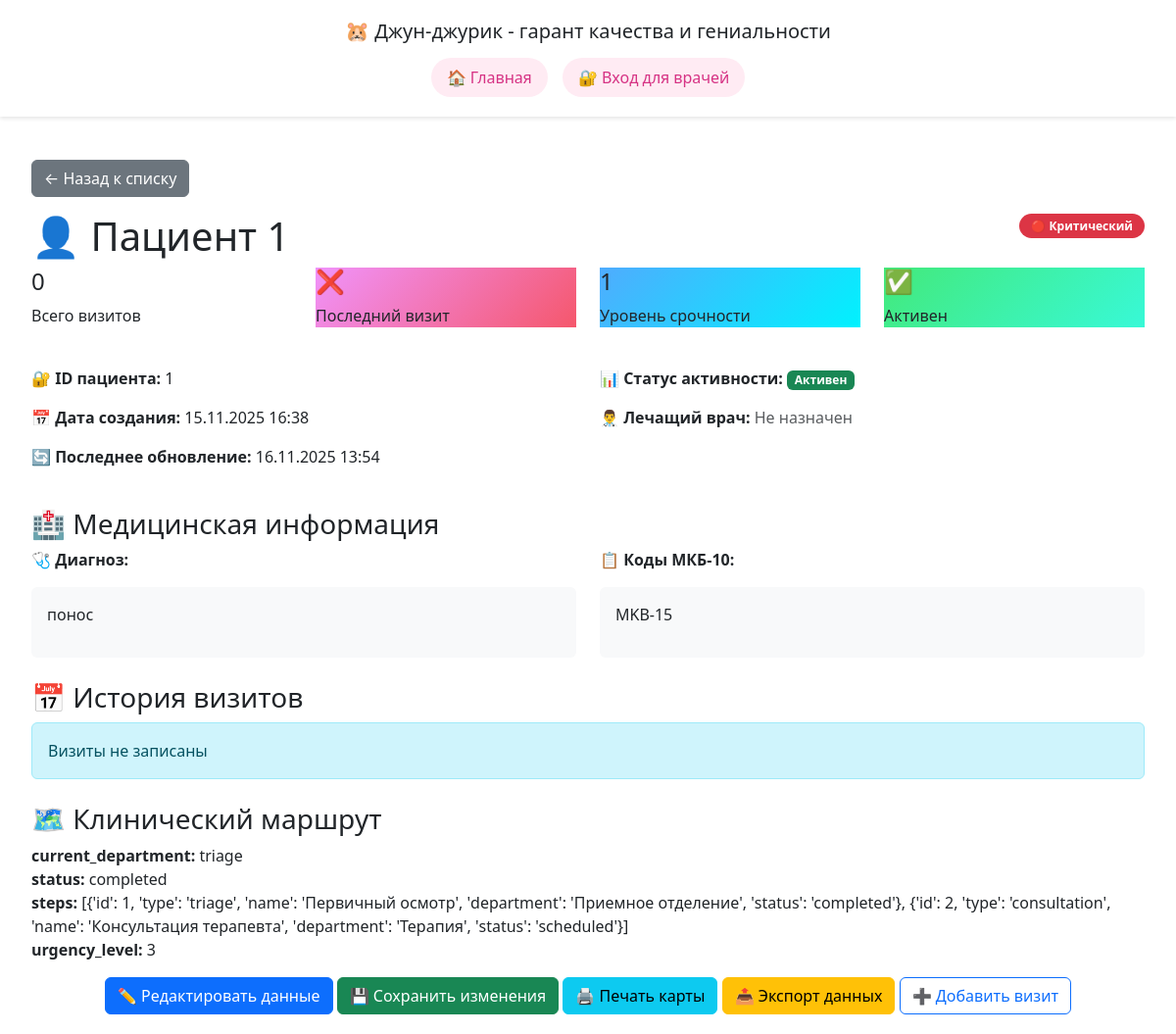
The app's page /patients/1/, older data.
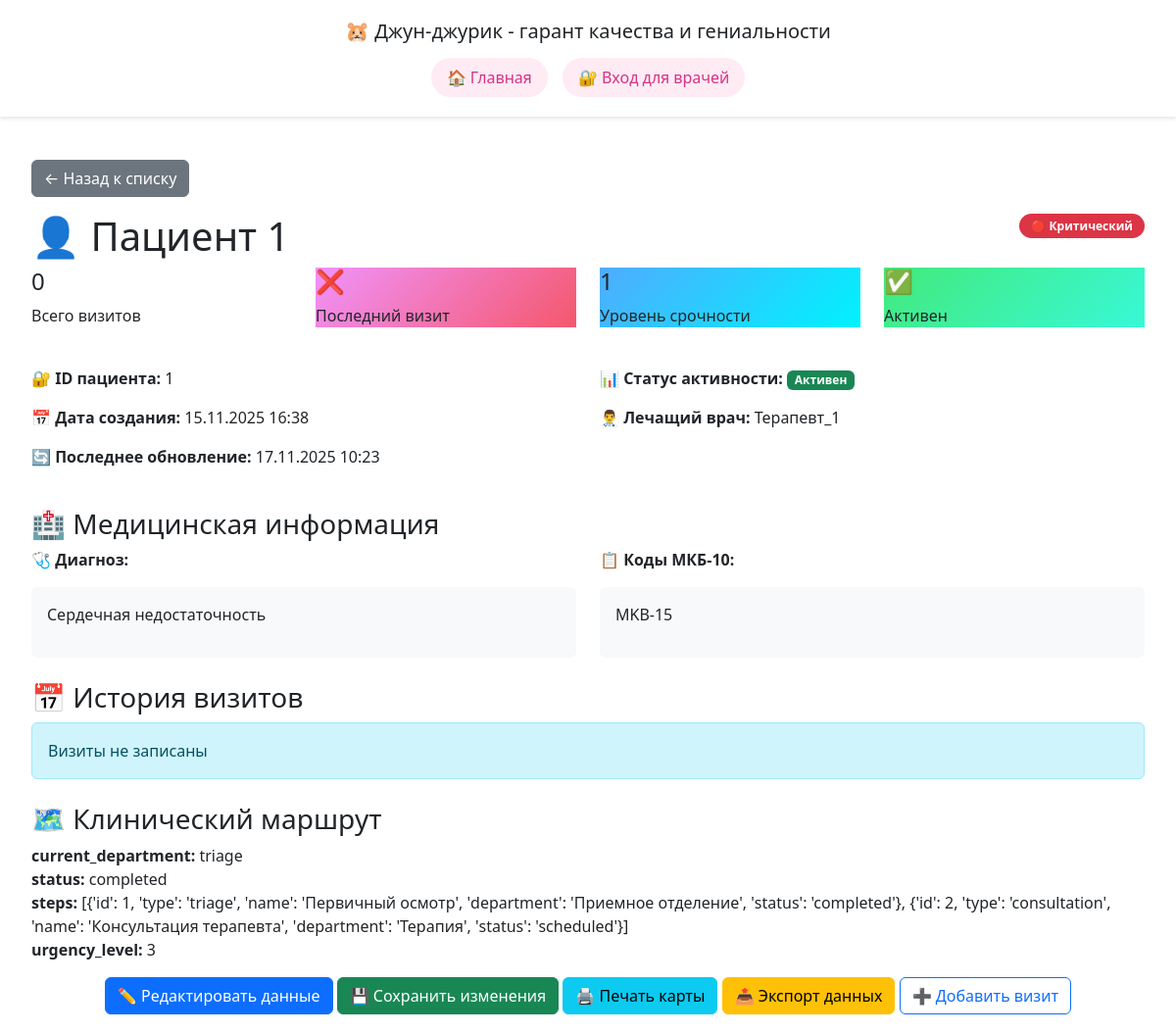
The same page, newer data.
### main/models.py (models this page shows, shortened)
class Patient(models.Model):
    encrypted_id = models.CharField(max_length=50, unique=True, verbose_name="ID пациента")
    encrypted_name = models.TextField(verbose_name="Зашифрованное имя пациента")
    diagnosis = models.TextField(blank=True, verbose_name="Диагноз")
    icd10_codes = models.TextField(blank=True, verbose_name="Коды МКБ-10")
    hilling_doc = models.CharField(max_length=50, blank=True, verbose_name="Лечащий врач")
    urgency_level = models.IntegerField(default=4, verbose_name="Уровень срочности (1-4)")
    emergency_criteria = models.IntegerField(
        default=50,
        verbose_name="Критерий неотложности (1-100)",
        help_text="Оценка неотложности состояния пациента по шкале от 1 до 100",
        validators=[MinValueValidator(1), MaxValueValidator(100)]
    )
    clinical_route = models.JSONField(default=dict, verbose_name="Клинический маршрут")
    visits_data = models.JSONField(
        default=list,
        blank=True,
        verbose_name="Данные визитов"
    )
    created_at = models.DateTimeField(auto_now_add=True)
    updated_at = models.DateTimeField(auto_now=True)
    is_active = models.BooleanField(default=True)
    class Meta:
        ordering = ['-emergency_criteria', 'urgency_level', '-created_at']
    def get_urgency_display(self):
        urgency_map = {
            1: '🔴 Критический',
            2: '🟠 Высокий',
            3: '🟡 Средний',
            4: '🟢 Низкий',
        }
        return urgency_map.get(self.urgency_level, '⚪ Неизвестно')
    def get_visits(self):
        return self.visits_data if self.visits_data else []
    def get_visits_count(self):
        return len(self.get_visits())
    def get_last_visit(self):
        visits = self.get_visits()
        if visits:
            sorted_visits = sorted(visits, key=lambda x: x.get('visit_date', ''), reverse=True)
            return sorted_visits[0]
        return None

### main/views.py (the view)
# urls.py: path('patients/<str:patient_id>/', views.patient_detail, name='patient-detail'),
def patient_detail(request, patient_id):
    patient = get_object_or_404(Patient, encrypted_id=patient_id, is_active=True)
    context = {
        'patient': patient,
        'visits': patient.get_visits()
    }
    return render(request, 'main/patient_detail.html', context)

### main/templates/main/patient_detail.html (shortened to what this page needs)
{% extends 'main/head.html' %}
{% load static %}
{% block content %}
<link rel="stylesheet" href="https://cdn.jsdelivr.net/npm/bootstrap@5.3.3/dist/css/bootstrap.min.css">
<head>
</head>
<body>
    <div class="container mt-4">
        <a href="{% url 'patient-list' %}" class="btn btn-secondary mb-3">← Назад к списку</a>
        <div class="patient-card">
            <div class="row">
                <div class="col-md-8">
                    <h1 class="section-title">👤 Пациент {{ patient.encrypted_id }}</h1>
                </div>
                <div class="col-md-4 text-end">
                    <span class="urgency-badge
                        {% if patient.urgency_level == 1 %}bg-danger
                        {% elif patient.urgency_level == 2 %}bg-warning
                        {% elif patient.urgency_level == 3 %}bg-info
                        {% else %}bg-success{% endif %} text-white">
                        {{ patient.get_urgency_display }}
                    </span>
                </div>
            </div>
            <div class="row mb-4">
                <div class="col-md-3">
                    <div class="stats-card">
                        <h4>{{ patient.get_visits_count }}</h4>
                        <p>Всего визитов</p>
                    </div>
                </div>
                <div class="col-md-3">
                    <div class="stats-card" style="background: linear-gradient(135deg, #f093fb 0%, #f5576c 100%);">
                        <h4>{% if patient.get_last_visit %}✅{% else %}❌{% endif %}</h4>
                        <p>Последний визит</p>
                    </div>
                </div>
                <div class="col-md-3">
                    <div class="stats-card" style="background: linear-gradient(135deg, #4facfe 0%, #00f2fe 100%);">
                        <h4>{{ patient.urgency_level }}</h4>
                        <p>Уровень срочности</p>
                    </div>
                </div>
                <div class="col-md-3">
                    <div class="stats-card" style="background: linear-gradient(135deg, #43e97b 0%, #38f9d7 100%);">
                        <h4>{% if patient.is_active %}✅{% else %}❌{% endif %}</h4>
                        <p>Активен</p>
                    </div>
                </div>
            </div>
            <div class="row mb-4">
                <div class="col-md-6">
                    <p><strong>🔐 ID пациента:</strong> {{ patient.encrypted_id }}</p>
                    <p><strong>📅 Дата создания:</strong> {{ patient.created_at|date:"d.m.Y H:i" }}</p>
                    <p><strong>🔄 Последнее обновление:</strong> {{ patient.updated_at|date:"d.m.Y H:i" }}</p>
                </div>
                <div class="col-md-6">
                    <p><strong>📊 Статус активности:</strong>
                        {% if patient.is_active %}
                            <span class="badge bg-success">Активен</span>
                        {% else %}
                            <span class="badge bg-secondary">Неактивен</span>
                        {% endif %}
                    </p>
                    <p><strong>👨‍⚕️ Лечащий врач:</strong>
                        {% if patient.hilling_doc %}
                            {{ patient.hilling_doc }}
                        {% else %}
                            <span class="text-muted">Не назначен</span>
                        {% endif %}
                    </p>
                </div>
            </div>
            <h3 class="section-title">🏥 Медицинская информация</h3>
            <div class="row">
                <div class="col-md-6">
                    <p><strong>🩺 Диагноз:</strong></p>
                    <div class="bg-light p-3 rounded">
                        {% if patient.diagnosis %}
                            {{ patient.diagnosis|linebreaks }}
                        {% else %}
                            <span class="text-muted">Диагноз не указан</span>
                        {% endif %}
                    </div>
                </div>
                <div class="col-md-6">
                    <p><strong>📋 Коды МКБ-10:</strong></p>
                    <div class="bg-light p-3 rounded">
                        {% if patient.icd10_codes %}
                            {{ patient.icd10_codes|linebreaks }}
                        {% else %}
                            <span class="text-muted">Коды МКБ-10 не указаны</span>
                        {% endif %}
                    </div>
                </div>
            </div>
            <h3 class="section-title mt-4">📅 История визитов</h3>
            {% if visits %}
                {% for visit in visits %}
                <div class="visit-item">
                    <div class="row">
                        <div class="col-md-8">
                            <h6>Визит #{{ visit.id }} - {{ visit.visit_type|title }}</h6>
                            <p class="mb-1"><strong>Дата:</strong> {{ visit.visit_date|slice:":10" }}</p>
                            <p class="mb-1"><strong>Врач:</strong> {{ visit.doctor }}</p>
                            {% if visit.notes %}
                                <p class="mb-0"><strong>Примечания:</strong> {{ visit.notes }}</p>
                            {% endif %}
                        </div>
                        <div class="col-md-4 text-end">
                            <span class="badge bg-primary">{{ visit.visit_type }}</span>
                        </div>
                    </div>
                </div>
                {% endfor %}
            {% else %}
                <div class="alert alert-info">
                    Визиты не записаны
                </div>
            {% endif %}
            <h3 class="section-title mt-4">🗺️ Клинический маршрут</h3>
            {% if patient.clinical_route %}
                <div class="clinical-route-container">
                    {% if patient.clinical_route.items %}
                        {% for key, value in patient.clinical_route.items %}
                            <div class="clinical-route-item">
                                <strong>{{ key }}:</strong>
                                {% if value is mapping %}
                                    <ul class="mt-2">
                                        {% for sub_key, sub_value in value.items %}
                                            <li><strong>{{ sub_key }}:</strong> {{ sub_value }}</li>
                                        {% endfor %}
                                    </ul>
                                {% else %}
                                    {{ value }}
                                {% endif %}
                            </div>
                        {% endfor %}
                    {% else %}
                        <div class="json-data">
                            {{ patient.clinical_route }}
                        </div>
                    {% endif %}
                </div>
            {% else %}
                <div class="alert alert-info">
                    Клинический маршрут не настроен
                </div>
            {% endif %}
        </div>
        <div class="text-center mt-3">
            <button class="btn btn-primary">✏️ Редактировать данные</button>
            <button class="btn btn-success">💾 Сохранить изменения</button>
            <button class="btn btn-info">🖨️ Печать карты</button>
            <button class="btn btn-warning">📤 Экспорт данных</button>
            <button class="btn btn-outline-primary">➕ Добавить визит</button>
        </div>
    </div>
</body>
</html>
{% endblock %}

### main/templates/main/head.html (shortened to what this page needs)
<!doctype html>
<html lang="ru">
<head>
    <link rel="stylesheet" href="https://cdn.jsdelivr.net/npm/bootstrap@5.3.3/dist/css/bootstrap.min.css">
</head>
<body>
    <div class="header-section">
        <div class="container">
            <div class="nav-container">
                <h5 class="my-0 front-weight-normal">🐹 Джун-джурик - гарант качества и гениальности</h5>
                <div class="nav-buttons">
                    <a href="{% url 'index' %}">🏠 Главная</a>
                    {% if user.is_authenticated %}
                    <a href="{% url 'patient-list' %}">📋 Все пациенты</a>
                    <a href="{% url 'queue' %}">📊 Очередь</a>
                    <a href="#">🛠️ Техподдержка</a>
                    <span class="user-info">
                        <div class="user-text">
                            <div class="user-name">👨‍⚕️ {{ user.get_full_name|default:user.username }}</div>
                            <div class="user-details">{{ user.specialization }} | {{ user.department_name }}</div>
                        </div>
                        <div class="logout-separator"></div>
                        <a href="{% url 'doctor-logout' %}" class="logout-btn" title="Выйти">🚪</a>
                    </span>
                    {% else %}
                        <a href="{% url 'doctor-login' %}">🔐 Вход для врачей</a>
                    {% endif %}
                </div>
            </div>
        </div>
    </div>
    <div class="main-container">
        <div class="content-area">
            {% block content %}{% endblock %}
</body>
</html>

### main/templates/main/head.html (style rules this page uses)
body { background-color: #fff5f7; min-height: 100vh; margin: 0; padding: 0; }
.main-container { display: flex; min-height: calc(100vh - 120px); }
.content-area { flex: 1; padding: 20px; overflow-y: auto; }
.header-section { background-color: white; box-shadow: 0 2px 4px rgba(0,0,0,0.1); padding: 20px 0; }
.nav-container { display: flex; flex-direction: column; align-items: center; gap: 15px; }
.nav-buttons { display: flex; gap: 15px; flex-wrap: wrap; justify-content: center; align-items: center; }
.nav-buttons a { text-decoration: none; padding: 8px 16px; border-radius: 20px; background-color: #ffebf3; color: #d63384; transition: all 0.3s ease; }

### main/templates/main/patient_detail.html (style rules this page uses)
.container { max-width: 1400px; margin: 0 auto; }
.urgency-badge { padding: 4px 12px; border-radius: 20px; font-size: 12px; font-weight: bold; color: white; }

Row changes from the older to the newer data that the page shows:
changed Patient "MKB-15": updated_at "16.11.2025 13:54" → "17.11.2025 10:23"; hilling_doc (not shown) → "Терапевт_1"; diagnosis "понос" → "Сердечная недостаточность"
Text that changed along with them:
text no longer shown: "Не назначен"
